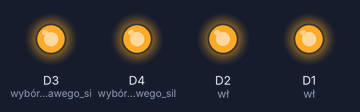
Recording of a sketch running on a simulated ESP8266 (NodeMCU). On the bench: output pins drawn as LEDs (lit = HIGH).

Above: at 0.15 s.
Timing chart, 0 to 40.0 s (numbered marks = the images above):
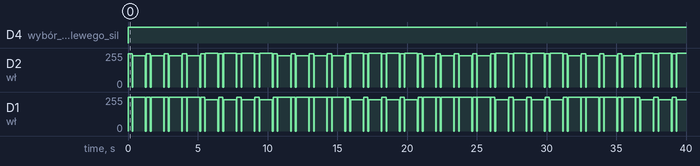

The sketch:

follow_path.ino
```cpp
void setup() {
  initRobot(); // inicjalizacja robota
}

void loop() {
  int licznik;
  for (licznik = 0; licznik < 4; licznik++) {
    goFoward(300, 255);
    delay(50);
    curveLeft(900, 20);
    delay(50);
  }
  for (licznik = 0; licznik < 4; licznik++) {
    goFoward(300, 255);
    delay(50);
    curveRight(900, 20);
    delay(50);
  }
}
```

gear_grinder.ino
```cpp
#define ENGINE_BALANCING_DECREASE 4

void initRobot() {
  pinMode(D1, OUTPUT); // wł. i wył. prawego silnika
  pinMode(D2, OUTPUT); // wł. i wył. lewego silnika
  pinMode(D3, OUTPUT); // wybór kierunku prawego silnika
  pinMode(D4, OUTPUT); // wybór kierunku lewego silnika
}
void goFoward(int czas, int predkosc) {
  digitalWrite(D3, HIGH);                                // jazda przód
  digitalWrite(D4, HIGH);                                // jazda przód
  analogWrite(D1, predkosc);                             // wolna jazda
  analogWrite(D2, predkosc - ENGINE_BALANCING_DECREASE); // wolna jazda
  delay(czas);
  stopEngine();
}
void goBack(int czas, int predkosc) {
  digitalWrite(D3, LOW);                                 // jazda tył
  digitalWrite(D4, LOW);                                 // jazda tył
  analogWrite(D1, predkosc);                             // wolna jazda
  analogWrite(D2, predkosc - ENGINE_BALANCING_DECREASE); // wolna jazda
  delay(czas);
  stopEngine();
}
void goRight(int czas, int predkosc) {
  digitalWrite(D3, HIGH);    // jazda przód
  digitalWrite(D4, HIGH);    // jazda przód
  analogWrite(D1, 0);        // stop
  analogWrite(D2, predkosc); // wolna jazda
  delay(czas);
  stopEngine();
}
void goLeft(int czas, int predkosc) {
  digitalWrite(D3, HIGH);    // jazda przód
  digitalWrite(D4, HIGH);    // jazda przód
  analogWrite(D1, predkosc); // wolna jazda
  analogWrite(D2, 0);        // stop
  delay(czas);
  stopEngine();
}
void turnRight(int czas, int predkosc) {
  digitalWrite(D3, LOW);     // jazda tył
  digitalWrite(D4, HIGH);    // jazda przód
  analogWrite(D1, predkosc); // wolna jazda
  analogWrite(D2, predkosc); // wolna jazda
  delay(czas);
  stopEngine();
}
void turnLeft(int czas, int predkosc) {
  digitalWrite(D3, HIGH);    // jazda przód
  digitalWrite(D4, LOW);     // jazda tył
  analogWrite(D1, predkosc); // wolna jazda
  analogWrite(D2, predkosc); // wolna jazda
  delay(czas);
  stopEngine();
}
void stopEngine() {
  analogWrite(D1, 0); // stop
  analogWrite(D2, 0); // stop
}
void curveRight(int czas, int turn) {
  digitalWrite(D3, HIGH);      // jazda przód
  digitalWrite(D4, HIGH);      // jazda przód
  analogWrite(D1, 255 - turn); // mniejsza moc
  analogWrite(D2, 255);        // pełna moc
  delay(czas);
  stopEngine();
}
void curveLeft(int czas, int turn) {
  digitalWrite(D3, HIGH);      // jazda przód
  digitalWrite(D4, HIGH);      // jazda przód
  analogWrite(D1, 255);        // pełna moc
  analogWrite(D2, 255 - turn); // mniejsza moc
  delay(czas);
  stopEngine();
}
```

Measured:
- by itself, D4 (wybór_kierunku_lewego_sil): LOW → HIGH at 0.00 s
- by itself, D2 (wł), D1 (wł): moves between 0/255 and 255/255, repeating every 10.4 s
